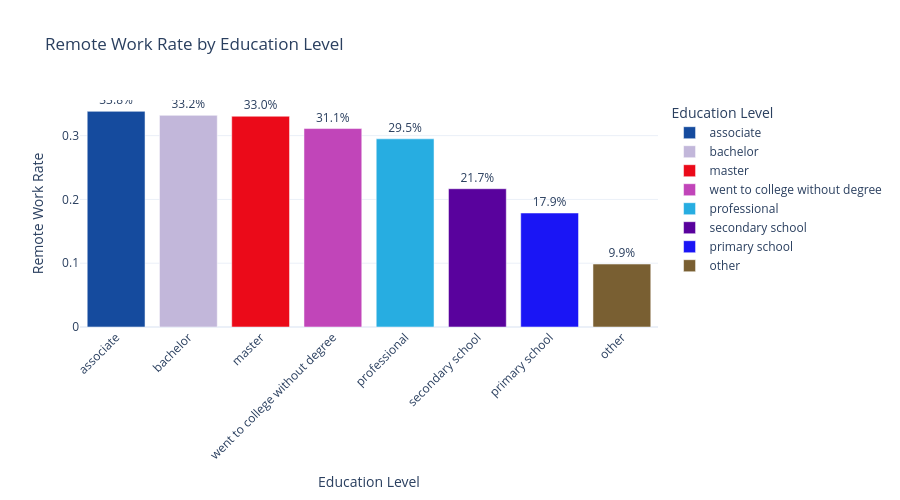
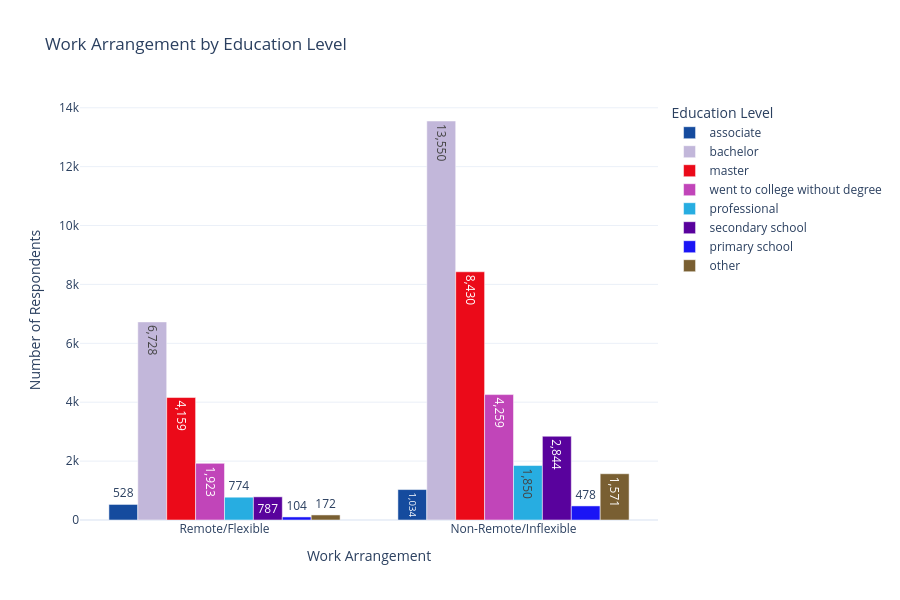

Notebook cell for these charts, in order:
### Markdown cell above
### **Education Level Distribution**

#### **Statistically Significant**
The chi-square test confirms that education level is a statistically significant factor in predicting remote work arrangements (p < 0.05). This indicates that it should be included as a feature in the predictive model, as it provides meaningful information.

#### **Data Interpretation**
The data shows that the remote work rates increase after at least being college-educated with associate degrees having the highest rates. Interestingly, the advantage of a higher education is modest, showing that at least having a college degree is a major advantage. Interestingly, the highest education such as professionals have a lower rate, which may indicate requiring their physical presence for their work. But overall, the advantage plateaus after an associate degree.

### Code cell
edu_remote = pd.DataFrame({
    'Education': compressed_education,
    'RemoteWork': target
})

edu_stats = edu_remote.groupby('Education').agg({
    'RemoteWork': ['sum', 'count', 'mean']
}).reset_index()
edu_stats.columns = ['Education', 'Remote_Count', 'Total_Count', 'Remote_Rate']
edu_stats = edu_stats.sort_values('Remote_Rate', ascending=False)

print("Education Level and Remote Work Rates")
print(edu_stats.to_string(index=False))

contingency_table = pd.crosstab(edu_remote['Education'], edu_remote['RemoteWork'])
chi2, p_value, dof, expected = chi2_contingency(contingency_table)
print(f"\nChi-Square Test:")
print(f"  X² = {chi2:.4f}")
print(f"  p-value = {p_value:.4e}")
print(f"  Significant: {'Yes' if p_value < 0.05 else 'No'}")

edu_colors = {edu: funcs.get_color(edu) for edu in edu_stats['Education']}

fig = px.bar(edu_stats, x='Education', y='Remote_Rate',
             title='Remote Work Rate by Education Level',
             labels={'Remote_Rate': 'Remote Work Rate', 'Education': 'Education Level'},
             text=edu_stats['Remote_Rate'].apply(lambda x: f'{x*100:.1f}%'),
             color='Education',
             color_discrete_map=edu_colors)
fig.update_traces(textposition='outside')
fig.update_layout(template='plotly_white', height=500, xaxis_tickangle=-45)
fig.show()

fig2 = go.Figure()
for edu in edu_stats['Education']:
    row = edu_stats[edu_stats['Education'] == edu].iloc[0]
    remote = row['Remote_Count']
    non_remote = row['Total_Count'] - remote
    
    fig2.add_trace(go.Bar(
        name=edu,
        x=['Remote/Flexible', 'Non-Remote/Inflexible'],
        y=[remote, non_remote],
        text=[f"{remote:,}", f"{non_remote:,}"],
        textposition='auto',
        marker_color=edu_colors[edu]
    ))

fig2.update_layout(
    title='Work Arrangement by Education Level',
    xaxis_title='Work Arrangement',
    yaxis_title='Number of Respondents',
    barmode='group',
    template='plotly_white',
    height=600,
    legend_title_text='Education Level'
)
fig2.show()

### Figure 1 — Plotly figure (JSON) as saved in the notebook; plotly's stock layout.template omitted (floating-point values rounded to 4 significant figures)
{"data": [{"hovertemplate": "Education Level=%{x}<br>Remote Work Rate=%{y}<br>text=%{text}<extra></extra>", "legendgroup": "associate", "marker": {"color": "#154b9e", "pattern": {"shape": ""}}, "name": "associate", "orientation": "v", "showlegend": true, "text": ["33.8%"], "textposition": "outside", "type": "bar", "x": ["associate"], "xaxis": "x", "y": [0.338], "yaxis": "y"}, {"hovertemplate": "Education Level=%{x}<br>Remote Work Rate=%{y}<br>text=%{text}<extra></extra>", "legendgroup": "bachelor", "marker": {"color": "#c2b7da", "pattern": {"shape": ""}}, "name": "bachelor", "orientation": "v", "showlegend": true, "text": ["33.2%"], "textposition": "outside", "type": "bar", "x": ["bachelor"], "xaxis": "x", "y": [0.3318], "yaxis": "y"}, {"hovertemplate": "Education Level=%{x}<br>Remote Work Rate=%{y}<br>text=%{text}<extra></extra>", "legendgroup": "master", "marker": {"color": "#eb0a19", "pattern": {"shape": ""}}, "name": "master", "orientation": "v", "showlegend": true, "text": ["33.0%"], "textposition": "outside", "type": "bar", "x": ["master"], "xaxis": "x", "y": [0.3304], "yaxis": "y"}, {"hovertemplate": "Education Level=%{x}<br>Remote Work Rate=%{y}<br>text=%{text}<extra></extra>", "legendgroup": "went to college without degree", "marker": {"color": "#c145b9", "pattern": {"shape": ""}}, "name": "went to college without degree", "orientation": "v", "showlegend": true, "text": ["31.1%"], "textposition": "outside", "type": "bar", "x": ["went to college without degree"], "xaxis": "x", "y": [0.3111], "yaxis": "y"}, {"hovertemplate": "Education Level=%{x}<br>Remote Work Rate=%{y}<br>text=%{text}<extra></extra>", "legendgroup": "professional", "marker": {"color": "#27ade1", "pattern": {"shape": ""}}, "name": "professional", "orientation": "v", "showlegend": true, "text": ["29.5%"], "textposition": "outside", "type": "bar", "x": ["professional"], "xaxis": "x", "y": [0.295], "yaxis": "y"}, {"hovertemplate": "Education Level=%{x}<br>Remote Work Rate=%{y}<br>text=%{text}<extra></extra>", "legendgroup": "secondary school", "marker": {"color": "#59029d", "pattern": {"shape": ""}}, "name": "secondary school", "orientation": "v", "showlegend": true, "text": ["21.7%"], "textposition": "outside", "type": "bar", "x": ["secondary school"], "xaxis": "x", "y": [0.2167], "yaxis": "y"}, {"hovertemplate": "Education Level=%{x}<br>Remote Work Rate=%{y}<br>text=%{text}<extra></extra>", "legendgroup": "primary school", "marker": {"color": "#1a15f5", "pattern": {"shape": ""}}, "name": "primary school", "orientation": "v", "showlegend": true, "text": ["17.9%"], "textposition": "outside", "type": "bar", "x": ["primary school"], "xaxis": "x", "y": [0.1787], "yaxis": "y"}, {"hovertemplate": "Education Level=%{x}<br>Remote Work Rate=%{y}<br>text=%{text}<extra></extra>", "legendgroup": "other", "marker": {"color": "#795f32", "pattern": {"shape": ""}}, "name": "other", "orientation": "v", "showlegend": true, "text": ["9.9%"], "textposition": "outside", "type": "bar", "x": ["other"], "xaxis": "x", "y": [0.09868], "yaxis": "y"}], "layout": {"barmode": "relative", "height": 500, "legend": {"title": {"text": "Education Level"}, "tracegroupgap": 0}, "title": {"text": "Remote Work Rate by Education Level"}, "xaxis": {"anchor": "y", "categoryarray": ["associate", "bachelor", "master", "went to college without degree", "professional", "secondary school", "primary school", "other"], "categoryorder": "array", "domain": [0, 1], "tickangle": -45, "title": {"text": "Education Level"}}, "yaxis": {"anchor": "x", "domain": [0, 1], "title": {"text": "Remote Work Rate"}}}}

### Figure 2 — Plotly figure (JSON) as saved in the notebook; plotly's stock layout.template omitted (floating-point values rounded to 4 significant figures)
{"data": [{"marker": {"color": "#154b9e"}, "name": "associate", "text": ["528", "1,034"], "textposition": "auto", "type": "bar", "x": ["Remote/Flexible", "Non-Remote/Inflexible"], "y": [528, 1034]}, {"marker": {"color": "#c2b7da"}, "name": "bachelor", "text": ["6,728", "13,550"], "textposition": "auto", "type": "bar", "x": ["Remote/Flexible", "Non-Remote/Inflexible"], "y": [6728, 13550]}, {"marker": {"color": "#eb0a19"}, "name": "master", "text": ["4,159", "8,430"], "textposition": "auto", "type": "bar", "x": ["Remote/Flexible", "Non-Remote/Inflexible"], "y": [4159, 8430]}, {"marker": {"color": "#c145b9"}, "name": "went to college without degree", "text": ["1,923", "4,259"], "textposition": "auto", "type": "bar", "x": ["Remote/Flexible", "Non-Remote/Inflexible"], "y": [1923, 4259]}, {"marker": {"color": "#27ade1"}, "name": "professional", "text": ["774", "1,850"], "textposition": "auto", "type": "bar", "x": ["Remote/Flexible", "Non-Remote/Inflexible"], "y": [774, 1850]}, {"marker": {"color": "#59029d"}, "name": "secondary school", "text": ["787", "2,844"], "textposition": "auto", "type": "bar", "x": ["Remote/Flexible", "Non-Remote/Inflexible"], "y": [787, 2844]}, {"marker": {"color": "#1a15f5"}, "name": "primary school", "text": ["104", "478"], "textposition": "auto", "type": "bar", "x": ["Remote/Flexible", "Non-Remote/Inflexible"], "y": [104, 478]}, {"marker": {"color": "#795f32"}, "name": "other", "text": ["172", "1,571"], "textposition": "auto", "type": "bar", "x": ["Remote/Flexible", "Non-Remote/Inflexible"], "y": [172, 1571]}], "layout": {"barmode": "group", "height": 600, "legend": {"title": {"text": "Education Level"}}, "title": {"text": "Work Arrangement by Education Level"}, "xaxis": {"title": {"text": "Work Arrangement"}}, "yaxis": {"title": {"text": "Number of Respondents"}}}}
